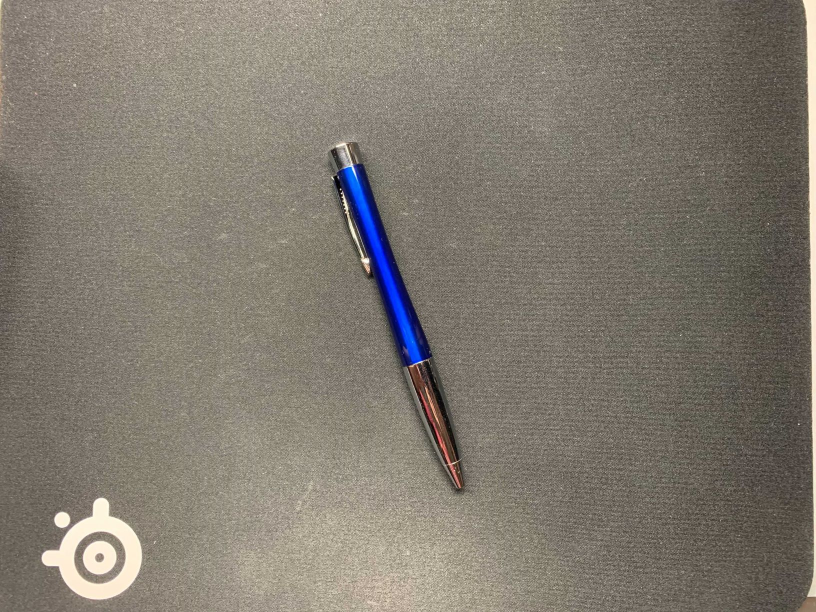
#> input picture template_matching/images/target1.jpg, 1632 x 1224 px (shown at 1/2 size)
$ python template_matching1.py
#> lines starting #> are read from the running program, lines starting #| are printed output that depends on the picture; after the words box and inside, x2 and y2 are one past the last pixel; in counts of white or black regions, pixels touching at a corner belong together
#!/usr/bin/env python3

# ライブラリのインポート
import cv2


# 対象の画像を読み込む
image = cv2.imread("images/target1.jpg")
#> image is the input picture: shape (1224, 1632, 3); mean B, G, R 112.1, 122.5, 129.2
image_gray = cv2.cvtColor(image, cv2.COLOR_BGR2GRAY)
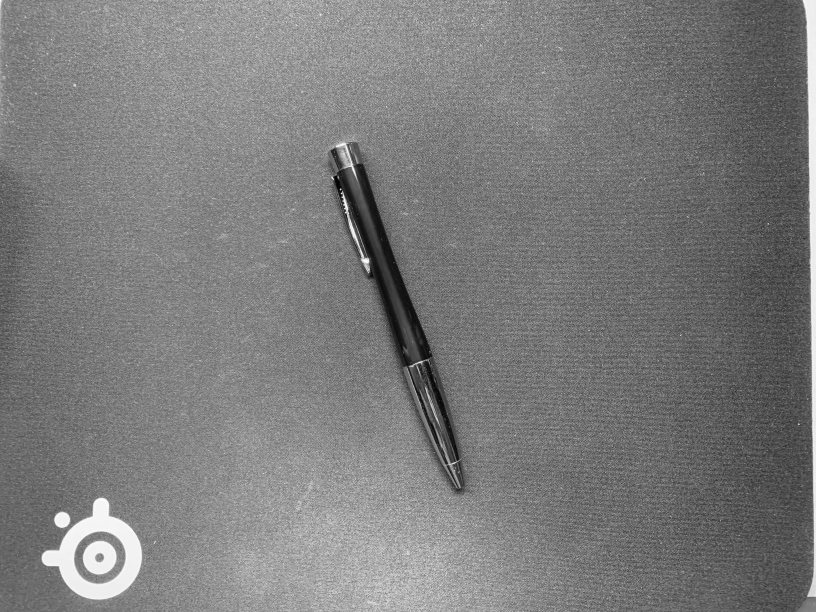
#> image_gray: shape (1224, 1632) (shown at 1/2 size); min 0, max 254, mean 123.3

# テンプレートの画像を読み込む
template = cv2.imread("images/template1.jpg")
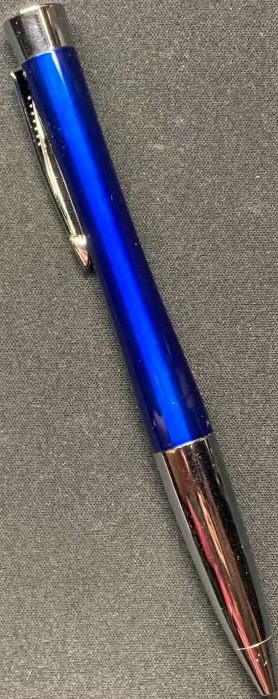
#> input picture template_matching/images/template1.jpg, 278 x 699 px
#> template is the input picture: shape (699, 278, 3); mean B, G, R 111.5, 108.3, 112.2
template_gray = cv2.cvtColor(template, cv2.COLOR_BGR2GRAY)
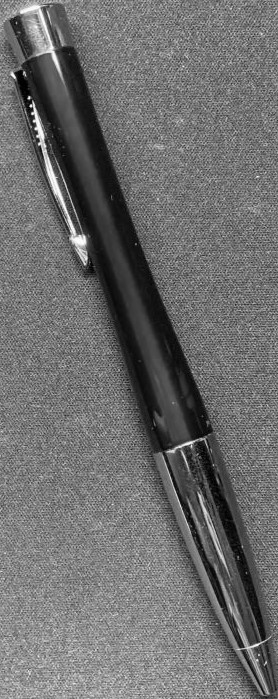
#> template_gray: shape (699, 278); min 0, max 254, mean 109.8
h, w = template_gray.shape
#> h = 699; w = 278

## テンプレートマッチングを実行
# 特徴マップを算出
res = cv2.matchTemplate(image_gray, template_gray, cv2.TM_CCOEFF)
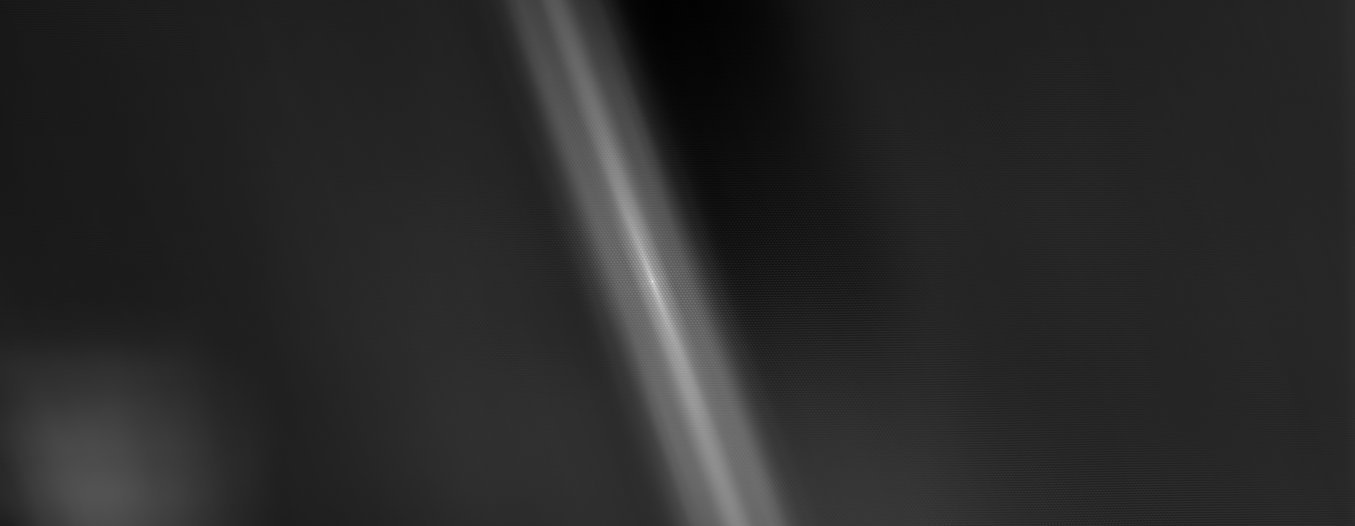
#> res: shape (526, 1355) float32; min -50052252, max 316026112, mean 9918755; drawn with min black and max white

# 特徴マップから特徴量が最大の位置を抽出
max_feature_value = 0
for r_h in range(res.shape[0]):
    for r_w in range(res.shape[1]):
        if res[r_h][r_w] > max_feature_value:
            max_feature_value = res[r_h][r_w]
            max_loc = (r_w, r_h)
#> after the loop, max_feature_value = 316026112; max_loc = (652, 281)
print(max_feature_value)
#| 316026100.0
print(max_loc)
#| (652, 281)


# 検出位置にバウンディングボックスを描画
bottom_right = (max_loc[0] + w, max_loc[1] + h)
#> bottom_right = (930, 980)
cv2.rectangle(image , max_loc, bottom_right, 255, 20)
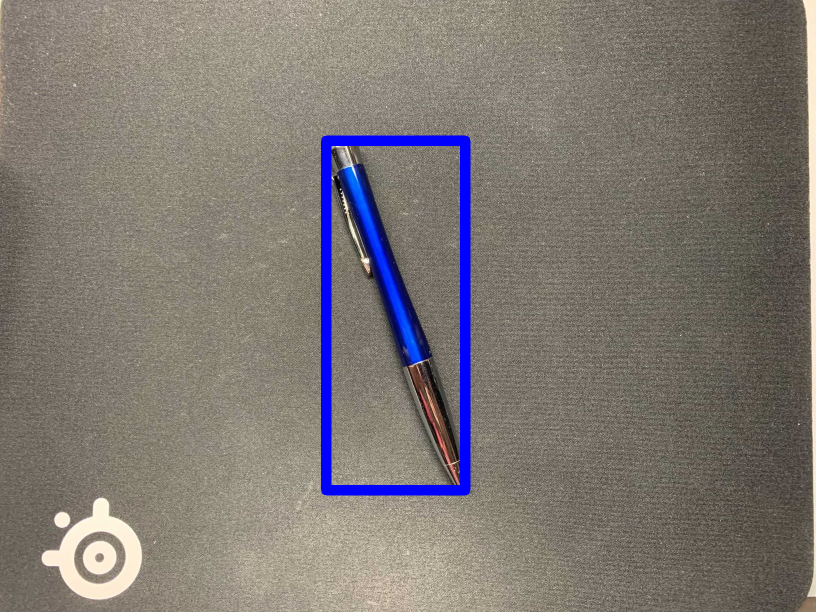
#> image: shape (1224, 1632, 3) (shown at 1/2 size); 2.05% of pixels changed, all inside (x1, y1, x2, y2) = (642, 271, 941, 991)

# 検出結果を可視化
image = cv2.resize(image, (int(image.shape[1] / 2), int(image.shape[0] / 2)))
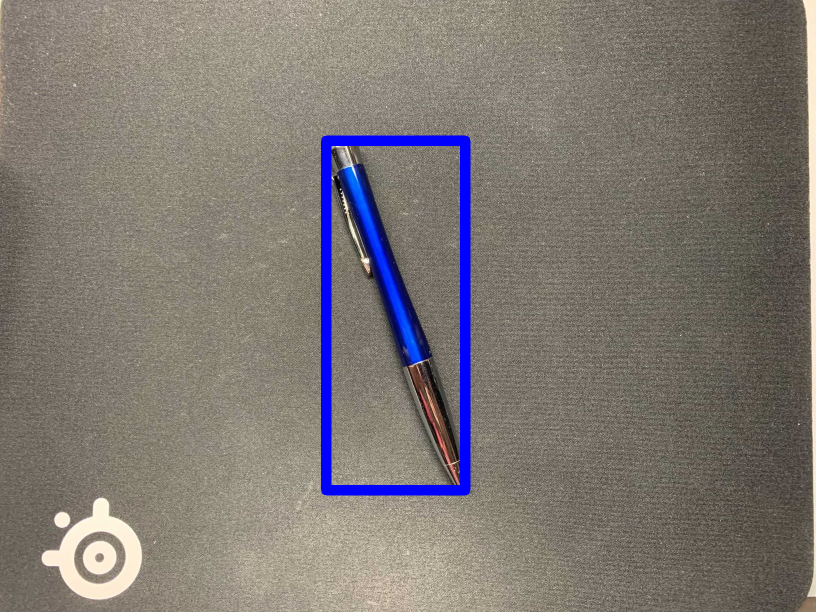
#> image: shape (612, 816, 3); mean B, G, R 115.1, 120.1, 126.6
template = cv2.resize(template, (int(template.shape[1] / 2), int(template.shape[0] / 2)))
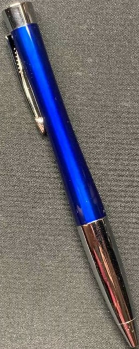
#> template: shape (349, 139, 3); mean B, G, R 111.4, 108.2, 112
cv2.imshow("target", image)
cv2.imshow("template", template)
cv2.waitKey(0)
cv2.destroyAllWindows()
